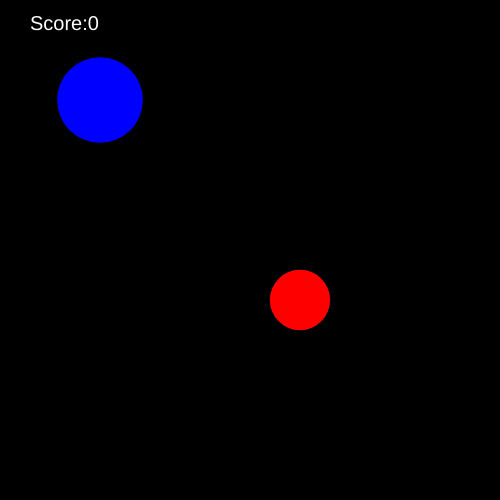
Frame 1 (no input)
Frame 60 (no input): identical to frame 1, image omitted
Frame 120 (the mouse pressed at the canvas centre since frame 60): identical to frame 1, image omitted

The p5.js sketch that drew this single still picture (run headless with seeded random() and noise() and a simulated clock; from frame 60 on, the mouse is pressed at the canvas centre):

// p5.js sketch
// ── sketch.js
let myXPos = 100;
let myYPos = 100;
let mySize;

let enemyXPos = 300;
let enemyYPos = 300;
let enemySize;

let score = 0; 

function setup() {
  createCanvas(500, 500);
  noStroke();

  mySize = random(50, 100);
  enemySize = random(50, 100);
}

function draw() {
  background(0);

  fill(255, 0, 0);
  ellipse(enemyXPos, enemyYPos, enemySize, enemySize);

  fill(0, 0, 255);
  ellipse(myXPos, myYPos, mySize, mySize);

  if (keyIsDown(LEFT_ARROW)) {
    myXPos -= 3;
  }

  if (keyIsDown(RIGHT_ARROW)) {
    myXPos += 3;
  }

  if (keyIsDown(UP_ARROW)) {
    myYPos -= 3;
  }

  if (keyIsDown(DOWN_ARROW)) {
    myYPos += 3;
  }

  let distance = dist(myXPos, myYPos, enemyXPos, enemyYPos);

  if (distance <= (mySize / 2) + (enemySize / 2)) {
    enemyXPos = random(0, 500)
    enemyYPos = random(0, 500)

    score++; 
  }
  fill(255, 255, 255)
  textSize(20)
  text("Score:" + score, 30, 30)
}
